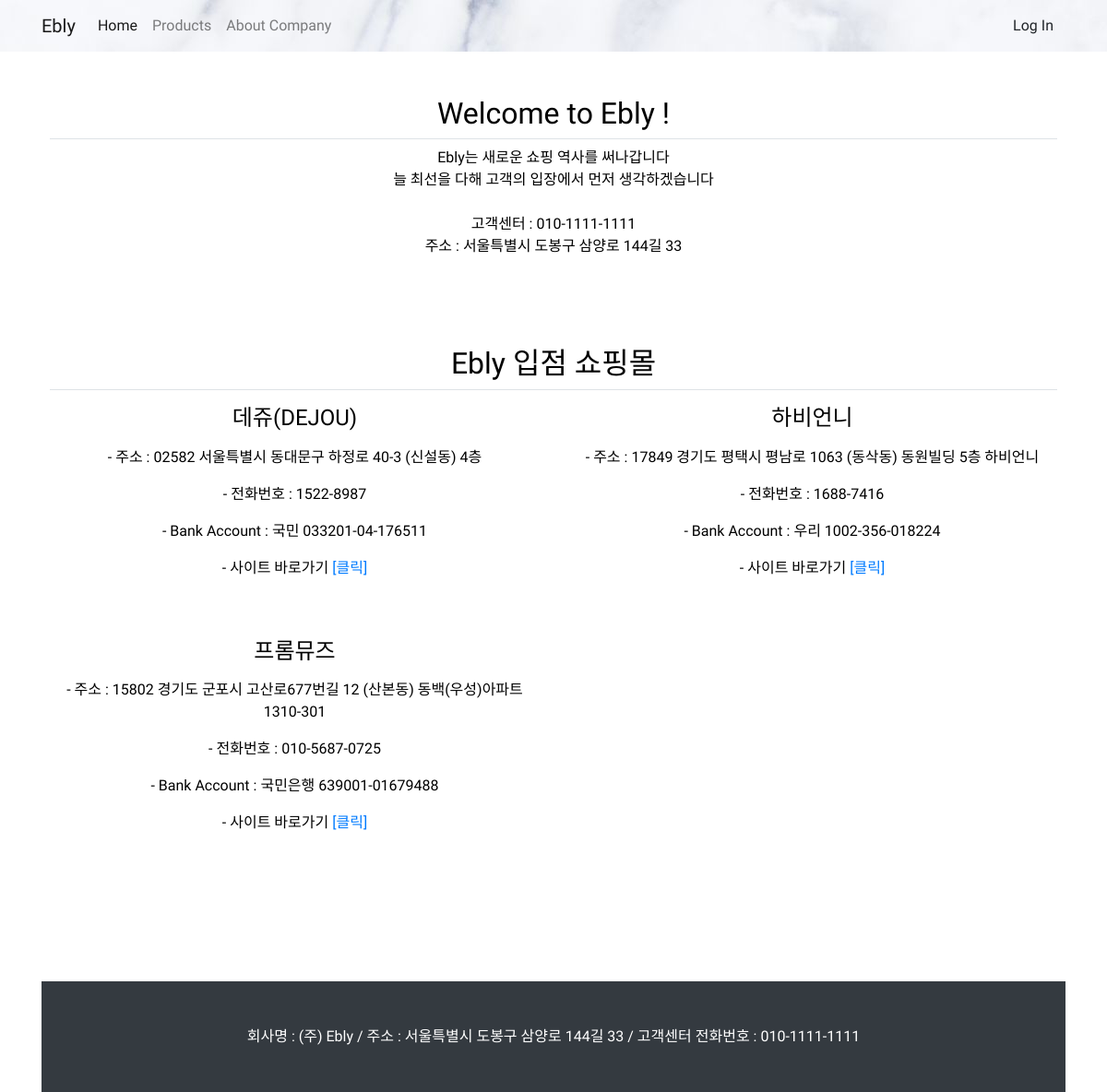
Screenshot of /about_company/ with the database file from the repository.
### shop/models.py (models this page shows, shortened)
class Company(models.Model):
    com_name = models.CharField(max_length=30)
    address = models.TextField()
    contact = models.CharField(max_length=100)
    com_url = models.URLField()
    bank_account = models.CharField(max_length=50)

### home/views.py (the view)
# urls.py: path('about_company/', views.about_com),
def about_com(request):
    companies = Company.objects.all()
    return render(request, 'home/about_company.html', {'companies': companies})

### home/templates/home/about_company.html (shortened to what this page needs)
<!DOCTYPE html>
{% load static %}
<html lang="ko">
<head>
    <link href="{% static 'shop/css/font.css' %}" rel="stylesheet" type="text/css" media="screen">
    <link href="{% static 'shop/bootstrap/bootstrap.min.css' %}" rel="stylesheet" type="text/css" media="screen">
    <link href="{% static 'shop/css/footer.css' %}" rel="stylesheet" type="text/css" media="screen">
</head>
<body class="web-font">
    {% include 'shop/navbar.html' %}
    <div class="container px-4 py-5" style="text-align:center;">
        <h2 class="pb-2 border-bottom">Welcome to Ebly !</h2>
               Ebly는 새로운 쇼핑 역사를 써나갑니다</br>늘 최선을 다해 고객의 입장에서 먼저 생각하겠습니다</br></br>
                고객센터 : 010-1111-1111</br>
                주소 : 서울특별시 도봉구 삼양로 144길 33
    </div>
  <div class="container px-4 py-5 text-center" id="icon-grid">
    <h2 class="pb-2 border-bottom">Ebly 입점 쇼핑몰</h2>
    <div class="row mt-3">
        {% for com in companies %}
      <div class="col-lg-6 mb-5">
        <div>
          <h4 class="fw-bold mb-0">{{com.com_name}}</h4>
          <p> - 주소 : {{com.address}}</p>
            <p> - 전화번호 : {{com.contact}}</p>
            <p> - Bank Account : {{com.bank_account}}</p>
            <p> - 사이트 바로가기 <a href="{{com.com_url}}">[클릭]</a></p>
        </div>
      </div>
        {% endfor %}
  </div>
  </div>
<div class="container">
    <div class="mt-5">
        {% include 'shop/footer.html' %}
    </div>
</div>
</body>
</html>

### rows the page displays
Company: com_name "데쥬(DEJOU)", address "02582 서울특별시 동대문구 하정로 40-3 (신설동) 4층", contact "1522-8987", bank_account "국민 033201-04-176511"
Company: com_name "하비언니", address "17849 경기도 평택시 평남로 1063 (동삭동) 동원빌딩 5층 하비언니", contact "1688-7416", bank_account "우리 1002-356-018224"
Company: com_name "프롬뮤즈", address "15802 경기도 군포시 고산로677번길 12 (산본동) 동백(우성)아파트 1310-301", contact "010-5687-0725", bank_account "국민은행 639001-01679488"
